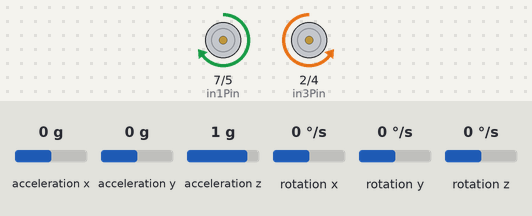
Simulated run of this sketch. Board: Arduino Uno, built with avr-gcc and run on an emulated ATmega328P. On the bench: motor-driver pin pairs drawn as motors (green arrow = first pin HIGH = forward, orange = second pin HIGH = backward, longer = more drive, scaled by the enable pin). The test bench sets the inputs (shaded band); at power-on: acceleration x 0 g, acceleration y 0 g, acceleration z 1 g, rotation x 0 °/s, rotation y 0 °/s, rotation z 0 °/s. What the sketch prints to the serial monitor is not drawn. At 11.1 s the program stops and its outputs stay as they are.

Above: at 0.2 s.
At 2.2 s:
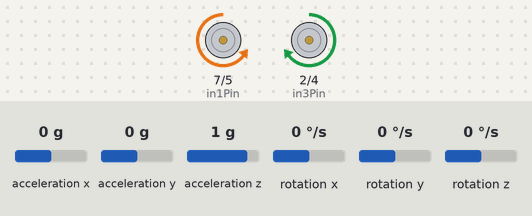
At 10.9 s:
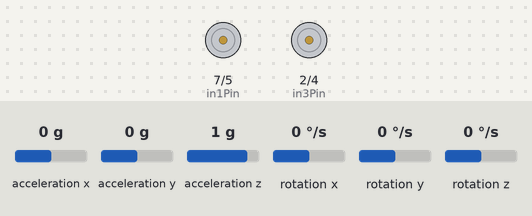
Timing chart, 0 to 12.4 s (numbered marks = the images above):
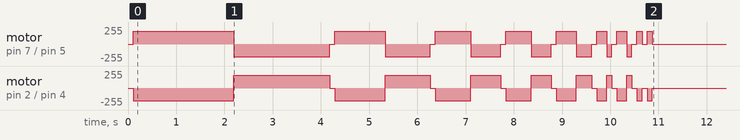

Measured:
- by itself, motor on pin 7 (in1Pin) / pin 5 (in2Pin): stopped → forward 194/255 at 0.10 s, → backward 194/255 2.1 s later, → stopped 2.0 s later, → forward 194/255 0.10 s later, … (25 changes in this stretch)
- by itself, motor on pin 2 (in3Pin) / pin 4 (in4Pin): stopped → backward 194/255 at 0.10 s, → forward 194/255 2.1 s later, → stopped 2.0 s later, → backward 194/255 0.10 s later, … (25 changes in this stretch)

The sketch:

Chall_1.ino
```cpp
#include <MPU6050.h>
// ******************** Constants ********************************************

// for challenge 1
  int mspeed;

 static int yaw_count;
 int yaw_int;
 int time_step;
 int16_t ax, ay, az;
 int16_t gy, gx, gz;
 double freq[] = {0.5, 1, 1.5, 2, 3, 5, 8, 10, 50};;
 double yaw;
 int k;
 MPU6050 mpu;

 //*****************************************************************************


// ***************** From robot example code  *******************************


// Motor control pins : L298N H bridge
const int enAPin = 6; // Left motor PWM speed control
const int in1Pin = 7; // Left motor Direction 1
const int in2Pin = 5; // Left motor Direction 2
// I switched pins 4 and 2 to make the motor directions correspond to the test function
const int in3Pin = 2; // Right motor Direction 1
const int in4Pin = 4; // Right motor Direction 2
const int enBPin = 3; // Right motor PWM speed control

enum Motor {LEFT, RIGHT};
#define NUM_ANGLES 7
unsigned char sensorAngle[NUM_ANGLES] = { 60, 70, 80, 90, 100, 110, 120 };
unsigned int distance[NUM_ANGLES];


// Set motor speed: 255 full ahead, -255 full reverse , 0 stop
void go( enum Motor m, int speed)
{
  digitalWrite(m == LEFT ? in1Pin : in3Pin , speed > 0 ? HIGH : LOW);
  digitalWrite(m == LEFT ? in2Pin : in4Pin , speed <= 0 ? HIGH : LOW);
  analogWrite(m == LEFT ? enAPin : enBPin, speed < 0 ? -speed : speed);
}

// Initial motor test :
// left motor forward then back
// right motor forward then back
void testMotors ()
{
  static int speed[8] = { 128, 255, 128, 0 ,
  -128, -255, -128, 0};
  go(RIGHT, 0);
  for (unsigned char i = 0 ; i < 8 ; i++)
    go(LEFT, speed[i ]), delay (200);
  for (unsigned char i = 0 ; i < 8 ; i++)
    go(RIGHT, speed[i ]), delay (200);
}

// ********************************************************************


// *********************** Challenge 1 ***********************************

// For imu
/*
MPU6050 mpu;
mpu.initialize();
int ax, ay, az
*/


void driveSinewave(double t, double freq)
{
 double  T = 1/freq;
 double duration = T*1000;
  //Serial.println("duration = ");
  //Serial.println(duration);
  int start = millis();
  int curr = millis() - start;
  //Serial.print("t is");
  //Serial.println(curr);
  //Serial.println("in drivesine");
  double goSpeed;
  while(curr < duration) {
    Serial.print(get_yaw());
    Serial.print(",");
    goSpeed = sin(2*3.14*20*t) * 255;
    go(RIGHT, goSpeed);
    go(LEFT, -goSpeed);
    //Serial.println("first while");
    //Serial.println(goSpeed);
    curr = millis() - start;
  }
  int   start2 = millis();

  curr = millis() - start2;
  while(curr < duration) {
    Serial.print(get_yaw());
    Serial.print(",");
    goSpeed = sin(2*3.14*20*t) * 255;
    go(RIGHT,-goSpeed);
    go(LEFT,goSpeed);
    curr = millis() - start2;
  }
  go(RIGHT,0);
  go(LEFT,0);

}

double get_yaw()
{
  delay(100);
  mpu.getMotion6(&ax, &ay, &az, &gx, &gy, &gz);
  yaw += (0.1*((gz-yaw_int)/1310));
  return yaw;

}

//******************************************************************************

void setup() {
  Serial.begin(9600);
  pinMode(enAPin, OUTPUT);
  pinMode(in1Pin, OUTPUT);
  pinMode(in2Pin, OUTPUT);
  pinMode(in3Pin, OUTPUT);
  pinMode(in4Pin, OUTPUT);
  pinMode(enBPin, OUTPUT);
  //servo.attach(servoPin);
  //servo.write(90);
  go(LEFT, 0);
  go(RIGHT, 0);
  //testMotors();
  mpu.initialize();
  yaw_count = 1;
  yaw = 0;
  k = 0;

}

void loop() {
  //delay(100);
  //Serial.println("entered loop");
  //driveSine(20,2000);
  //sine2(50,5000);

  // Challenge
  if (k < 9)
  {
  driveSinewave(1000,freq[k]);
  k++;

  }

  if (k > 8)
  {
    go(LEFT, 0);
    go(RIGHT, 0);
    while (1)
    {

    }
  }
  //delay(2000);


}
```
